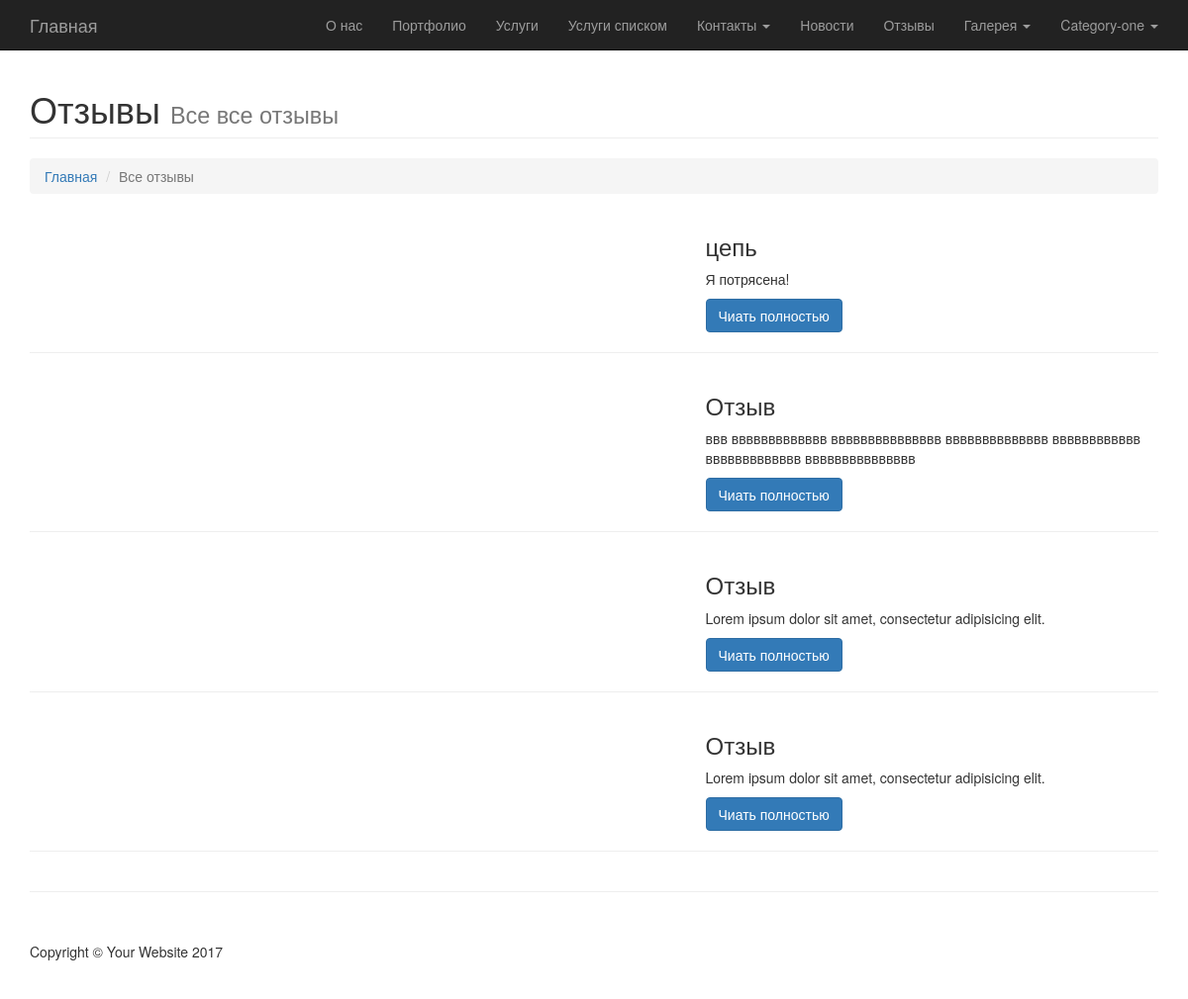
The page /opinions/ on the database its author committed.
### main/models.py (models this page shows, shortened)
class CommonMain(models.Model):
    title = models.CharField(max_length=250, null=True, help_text="Введите заголовок страницы",)
    descriptions = models.TextField(max_length=1000, help_text="Введите описание для поисковых систем",
                                    null=True, blank=True)
    keywords = models.TextField(max_length=1000, help_text="Введите ключевые слова для поисковых систем",
                                    null=True, blank=True)
    slug = models.SlugField(null=True, unique=True, help_text="Slug влияет на формирование url адреса"
                                                              " и должен быть уникальным")
    name = models.CharField(max_length=250, verbose_name="Название страницы", default="Страница")
    content = RichTextUploadingField(verbose_name="Содержание страницы", null=True, blank=True)
    date = models.DateField(verbose_name="Дата", default=d.today(), blank=True, null=True)
    number = models.IntegerField(verbose_name="Порядок",
                                 null=True, blank=True, help_text="Установленное число "
                                                                  "будет влиять на очерёдность "
                                                                  "отображения блока")
    class Meta:
        abstract = True

class PageCategory(CommonMain):
    name = models.CharField(max_length=250, verbose_name="Название категории", default="Категория")
    menu = models.BooleanField(default=True,
                               verbose_name="Меню", help_text="Отметьте, если "
                                                              "категория должна отображаться как меню")
    class Meta:
        verbose_name_plural = "Категории страниц"

### news/models.py (models this page shows, shortened)
class Opinion(CommonMain):
    image = models.ImageField(null=True, blank=True, verbose_name="Изображение",
                              help_text="Выберите изображение отзыва")
    min_image = models.ImageField(null=True, blank=True, verbose_name="Миниатюра",
                                  help_text="Выберите миниатюру отзыва")
    name = models.CharField(max_length=250, verbose_name="Название отзыва", default="Отзыв")
    brief = models.CharField(max_length=500, verbose_name="Краткое описание",
                             null=True, blank=True, help_text="Не более 500 знаков")
    class Meta:
        verbose_name_plural = "Отзывы"

### news/views.py (the view)
# urls.py: url(r'^opinions/$', main.AllOpinions.as_view(), name='opinions'),
class AllOpinions(ListView):
    queryset = main.Opinion.objects.order_by('number')
    context_object_name = 'page'
    template_name = 'opinions-list.html'
    paginate_by = 5

### main/models.py (called while the page is built)
    def get_page_one_url(self):
        return reverse('page-style-one', kwargs={'type_page': self.type_page, 'slug': self.slug})

    def get_page_two_url(self):
        return reverse('page-style-two', kwargs={'type_page': self.type_page, 'slug': self.slug})

    def get_page_three_url(self):
        return reverse('page-style-three', kwargs={'type_page': self.type_page, 'slug': self.slug})

    def get_page_four_url(self):
        return reverse('page-style-four', kwargs={'type_page': self.type_page, 'slug': self.slug})

    def get_page_five_url(self):
        return reverse('page-style-five', kwargs={'type_page': self.type_page, 'slug': self.slug})

### main/templatetags/page_tags.py (called while the page is built)
@register.inclusion_tag('tags/menu/cat-menu.html', takes_context=True)
def cat_menu(context):
    menu = list()
    categories = PageCategory.objects.filter(menu=True).order_by('number')
    for one in categories:
        page = dict()
        page['name'] = one.name
        page['list_one']= Page.objects.filter(category__slug=one.slug, type_page = 'style-one').order_by('number')
        page['list_two'] = Page.objects.filter(category__slug=one.slug, type_page='style-two').order_by('number')
        page['list_three'] = Page.objects.filter(category__slug=one.slug, type_page='style-three').order_by('number')
        page['list_four'] = Page.objects.filter(category__slug=one.slug, type_page='style-four').order_by('number')
        page['list_five'] = Page.objects.filter(category__slug=one.slug, type_page='style-five').order_by('number')
        menu.append(page)
    return {'menu': menu}

### green/templates/opinions-list.html (shortened to what this page needs)
{% extends 'base.html' %}
{% block content %}
        <div class="row">
            <div class="col-lg-12">
                <h1 class="page-header">Отзывы
                    <small>Все все отзывы</small>
                </h1>
                <ol class="breadcrumb">
                    <li><a href="{%  url 'index' %}">Главная</a>
                    </li>
                    <li class="active">Все отзывы</li>
                </ol>
            </div>
        </div>
        {% for one in page %}
        <div class="row">
            <div class="col-md-7">
            </div>
            <div class="col-md-5">
                <h3>{{ one.name }}</h3>
                <p>{{ one.brief }}</p>
                <a class="btn btn-primary" href="{% url 'opinion-detail' one.slug %}">Чиать полностью</a>
            </div>
        </div>
        <hr>
        {%  endfor %}
{% endblock %}

### green/templates/tags/menu/cat-menu.html (shortened to what this page needs)
{% for item in menu %}
<li class="dropdown">
                        <a href="#" class="dropdown-toggle" data-toggle="dropdown">{{ item.name }} <b class="caret"></b></a>
                    </li>
{% endfor %}

### main/static/css/modern-business.css (style rules this page uses)
html, body { height: 100%; }
body { padding-top: 50px; }

### rows shown on the page
PageCategory: name "Category-one"
Opinion: name "цепь", brief "Я потрясена!"
Opinion: name "Отзыв", brief "ввв ввввввввввввв ввввввввввввввв вввввввввввввв вввввввввввв ввввввввввввв ввввввввввввввв"
Opinion: name "Отзыв", brief "Lorem ipsum dolor sit amet, consectetur adipisicing elit."
Opinion: name "Отзыв", brief "Lorem ipsum dolor sit amet, consectetur adipisicing elit."
